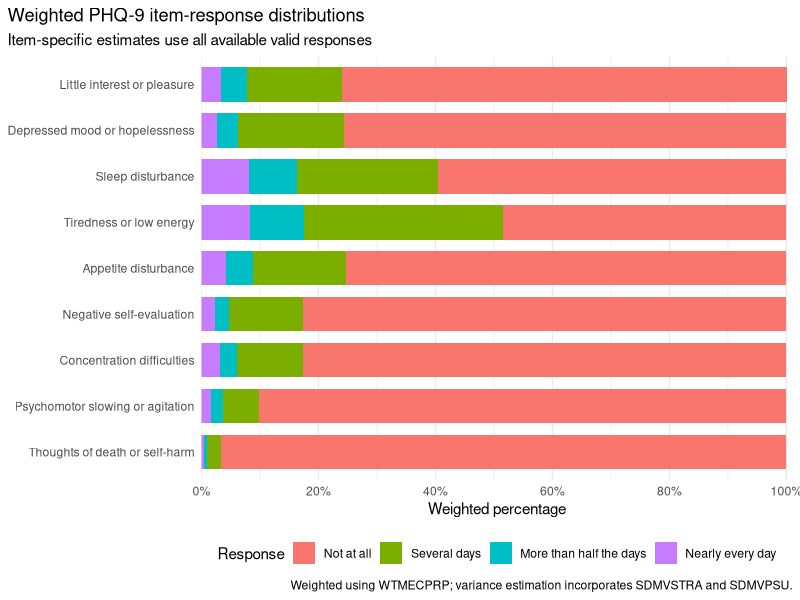
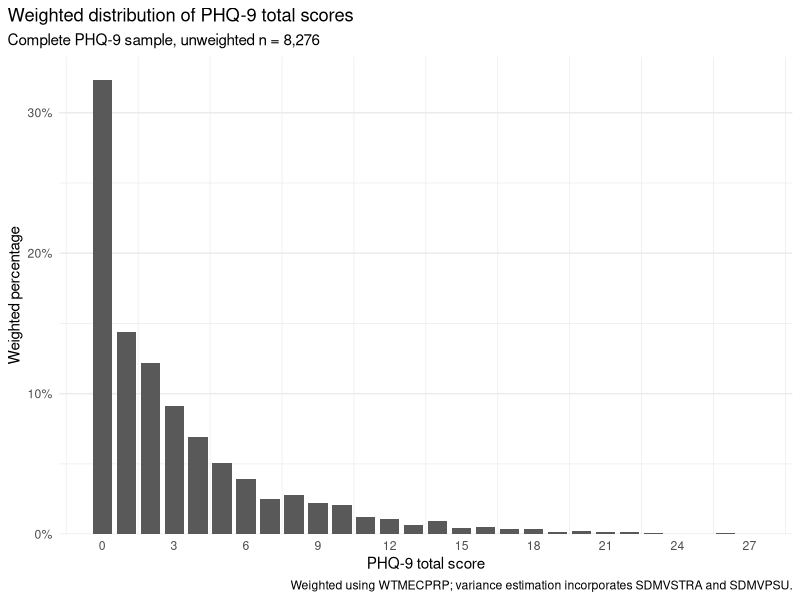
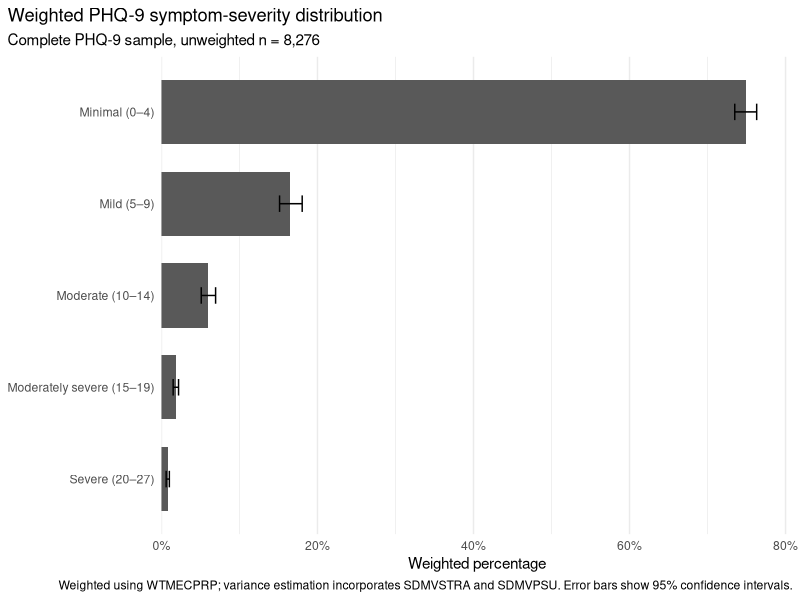
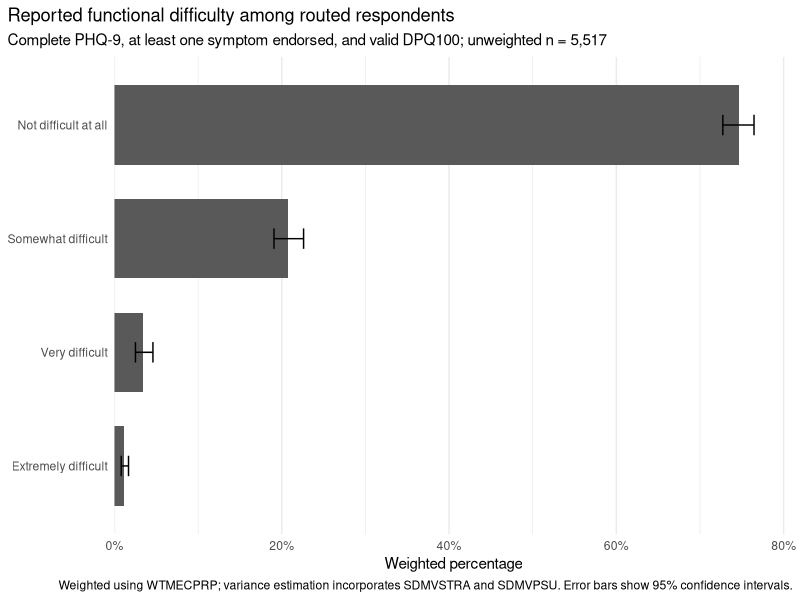
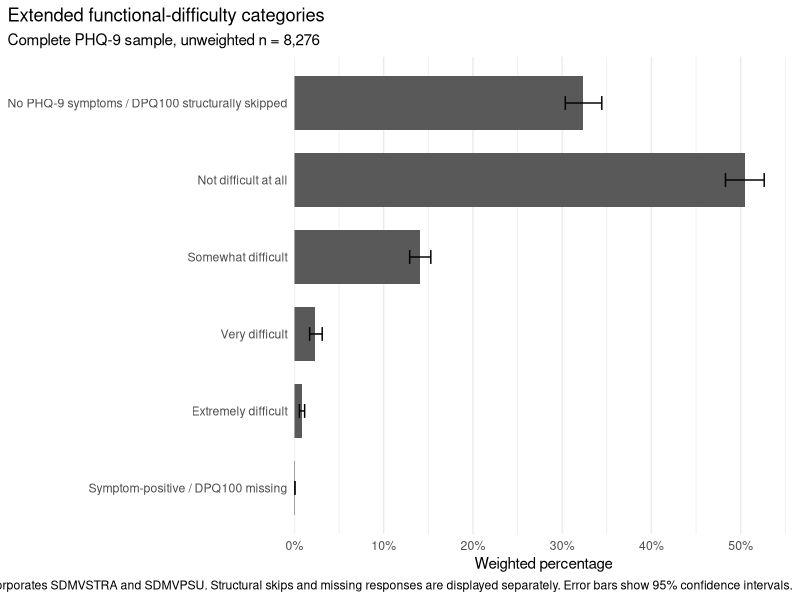

Here is the R script that generated these plots, in order:
# Stage 2A: Descriptive figures
# Project: PHQ-9 psychometric evaluation using NHANES 2017–March 2020
#
# This script creates descriptive figures only.
# It does not perform reliability, factor, or functional-association modelling.

library(dplyr)
library(ggplot2)

dir.create(
  "figures",
  showWarnings = FALSE,
  recursive = TRUE
)

required_tables <- c(
  "tables/phq9_item_response_proportions.csv",
  "tables/phq9_total_distribution.csv",
  "tables/phq9_severity_distribution.csv",
  "tables/dpq100_routed_distribution.csv",
  "tables/dpq100_extended_distribution.csv"
)

missing_tables <- required_tables[
  !file.exists(required_tables)
]

if (length(missing_tables) > 0) {
  stop(
    "Required Stage 2A tables are missing: ",
    paste(missing_tables, collapse = ", ")
  )
}

percent_labels <- function(x) {
  paste0(x, "%")
}

survey_caption <- paste(
  "Weighted using WTMECPRP;",
  "variance estimation incorporates SDMVSTRA and SDMVPSU."
)

# -------------------------------------------------------------------------
# Figure 1: Weighted PHQ-9 item-response proportions
# -------------------------------------------------------------------------

item_response_data <- read.csv(
  "tables/phq9_item_response_proportions.csv",
  stringsAsFactors = FALSE,
  fileEncoding = "UTF-8"
)

item_order <- item_response_data |>
  distinct(item, symptom_content) |>
  arrange(item) |>
  pull(symptom_content)

response_order <- c(
  "Not at all",
  "Several days",
  "More than half the days",
  "Nearly every day"
)

item_response_data <- item_response_data |>
  mutate(
    symptom_content = factor(
      symptom_content,
      levels = rev(item_order)
    ),
    response_label = factor(
      response_label,
      levels = response_order
    )
  )

item_response_figure <- ggplot(
  item_response_data,
  aes(
    x = symptom_content,
    y = weighted_percent,
    fill = response_label
  )
) +
  geom_col(
    width = 0.75
  ) +
  coord_flip() +
  scale_y_continuous(
    breaks = seq(0, 100, 20),
    labels = percent_labels,
    expand = expansion(
      mult = c(0, 0.01)
    )
  ) +
  labs(
    title = "Weighted PHQ-9 item-response distributions",
    subtitle = "Item-specific estimates use all available valid responses",
    x = NULL,
    y = "Weighted percentage",
    fill = "Response",
    caption = survey_caption
  ) +
  theme_minimal(base_size = 11) +
  theme(
    legend.position = "bottom",
    panel.grid.major.y = element_blank(),
    plot.title.position = "plot"
  )

ggsave(
  filename = "figures/phq9_item_response_proportions.png",
  plot = item_response_figure,
  width = 10,
  height = 7,
  units = "in",
  dpi = 300,
  bg = "white"
)

# -------------------------------------------------------------------------
# Figure 2: Weighted PHQ-9 total-score distribution
# -------------------------------------------------------------------------

total_distribution_data <- read.csv(
  "tables/phq9_total_distribution.csv",
  stringsAsFactors = FALSE,
  fileEncoding = "UTF-8"
)

total_score_figure <- ggplot(
  total_distribution_data,
  aes(
    x = phq9_total,
    y = weighted_percent
  )
) +
  geom_col(
    width = 0.8
  ) +
  scale_x_continuous(
    breaks = seq(0, 27, 3)
  ) +
  scale_y_continuous(
    labels = percent_labels,
    expand = expansion(
      mult = c(0, 0.05)
    )
  ) +
  labs(
    title = "Weighted distribution of PHQ-9 total scores",
    subtitle = "Complete PHQ-9 sample, unweighted n = 8,276",
    x = "PHQ-9 total score",
    y = "Weighted percentage",
    caption = survey_caption
  ) +
  theme_minimal(base_size = 11) +
  theme(
    panel.grid.major.x = element_blank(),
    plot.title.position = "plot"
  )

ggsave(
  filename = "figures/phq9_total_score_distribution.png",
  plot = total_score_figure,
  width = 9,
  height = 5.5,
  units = "in",
  dpi = 300,
  bg = "white"
)

# -------------------------------------------------------------------------
# Figure 3: Weighted PHQ-9 symptom-severity bands
# -------------------------------------------------------------------------

severity_data <- read.csv(
  "tables/phq9_severity_distribution.csv",
  stringsAsFactors = FALSE,
  fileEncoding = "UTF-8"
)

severity_order <- c(
  "Minimal (0–4)",
  "Mild (5–9)",
  "Moderate (10–14)",
  "Moderately severe (15–19)",
  "Severe (20–27)"
)

severity_data <- severity_data |>
  mutate(
    severity_band = factor(
      severity_band,
      levels = rev(severity_order)
    )
  )

severity_figure <- ggplot(
  severity_data,
  aes(
    x = severity_band,
    y = weighted_percent
  )
) +
  geom_col(
    width = 0.7
  ) +
  geom_errorbar(
    aes(
      ymin = ci_lower_percent,
      ymax = ci_upper_percent
    ),
    width = 0.18
  ) +
  coord_flip() +
  scale_y_continuous(
    labels = percent_labels,
    expand = expansion(
      mult = c(0, 0.06)
    )
  ) +
  labs(
    title = "Weighted PHQ-9 symptom-severity distribution",
    subtitle = "Complete PHQ-9 sample, unweighted n = 8,276",
    x = NULL,
    y = "Weighted percentage",
    caption = paste(
      survey_caption,
      "Error bars show 95% confidence intervals."
    )
  ) +
  theme_minimal(base_size = 11) +
  theme(
    panel.grid.major.y = element_blank(),
    plot.title.position = "plot"
  )

ggsave(
  filename = "figures/phq9_severity_distribution.png",
  plot = severity_figure,
  width = 9,
  height = 5.5,
  units = "in",
  dpi = 300,
  bg = "white"
)

# -------------------------------------------------------------------------
# Figure 4: DPQ100 among routed respondents
# -------------------------------------------------------------------------

dpq100_routed_data <- read.csv(
  "tables/dpq100_routed_distribution.csv",
  stringsAsFactors = FALSE,
  fileEncoding = "UTF-8"
)

dpq100_order <- c(
  "Not difficult at all",
  "Somewhat difficult",
  "Very difficult",
  "Extremely difficult"
)

dpq100_routed_data <- dpq100_routed_data |>
  mutate(
    response_label = factor(
      response_label,
      levels = rev(dpq100_order)
    )
  )

dpq100_routed_figure <- ggplot(
  dpq100_routed_data,
  aes(
    x = response_label,
    y = weighted_percent
  )
) +
  geom_col(
    width = 0.7
  ) +
  geom_errorbar(
    aes(
      ymin = ci_lower_percent,
      ymax = ci_upper_percent
    ),
    width = 0.18
  ) +
  coord_flip() +
  scale_y_continuous(
    labels = percent_labels,
    expand = expansion(
      mult = c(0, 0.06)
    )
  ) +
  labs(
    title = "Reported functional difficulty among routed respondents",
    subtitle = paste(
      "Complete PHQ-9, at least one symptom endorsed,",
      "and valid DPQ100; unweighted n = 5,517"
    ),
    x = NULL,
    y = "Weighted percentage",
    caption = paste(
      survey_caption,
      "Error bars show 95% confidence intervals."
    )
  ) +
  theme_minimal(base_size = 11) +
  theme(
    panel.grid.major.y = element_blank(),
    plot.title.position = "plot"
  )

ggsave(
  filename = "figures/dpq100_routed_distribution.png",
  plot = dpq100_routed_figure,
  width = 9,
  height = 5.5,
  units = "in",
  dpi = 300,
  bg = "white"
)

# -------------------------------------------------------------------------
# Figure 5: Extended DPQ100 categories
# -------------------------------------------------------------------------

dpq100_extended_data <- read.csv(
  "tables/dpq100_extended_distribution.csv",
  stringsAsFactors = FALSE,
  fileEncoding = "UTF-8"
)

extended_order <- c(
  "No PHQ-9 symptoms / DPQ100 structurally skipped",
  "Not difficult at all",
  "Somewhat difficult",
  "Very difficult",
  "Extremely difficult",
  "Symptom-positive / DPQ100 missing"
)

dpq100_extended_data <- dpq100_extended_data |>
  mutate(
    category = factor(
      category,
      levels = rev(extended_order)
    )
  )

dpq100_extended_figure <- ggplot(
  dpq100_extended_data,
  aes(
    x = category,
    y = weighted_percent
  )
) +
  geom_col(
    width = 0.7
  ) +
  geom_errorbar(
    aes(
      ymin = ci_lower_percent,
      ymax = ci_upper_percent
    ),
    width = 0.18
  ) +
  coord_flip() +
  scale_y_continuous(
    labels = percent_labels,
    expand = expansion(
      mult = c(0, 0.06)
    )
  ) +
  labs(
    title = "Extended functional-difficulty categories",
    subtitle = "Complete PHQ-9 sample, unweighted n = 8,276",
    x = NULL,
    y = "Weighted percentage",
    caption = paste(
      survey_caption,
      "Structural skips and missing responses are displayed separately.",
      "Error bars show 95% confidence intervals."
    )
  ) +
  theme_minimal(base_size = 11) +
  theme(
    panel.grid.major.y = element_blank(),
    plot.title.position = "plot"
  )

ggsave(
  filename = "figures/dpq100_extended_distribution.png",
  plot = dpq100_extended_figure,
  width = 10,
  height = 6,
  units = "in",
  dpi = 300,
  bg = "white"
)

message("Five Stage 2A descriptive figures exported successfully.")
